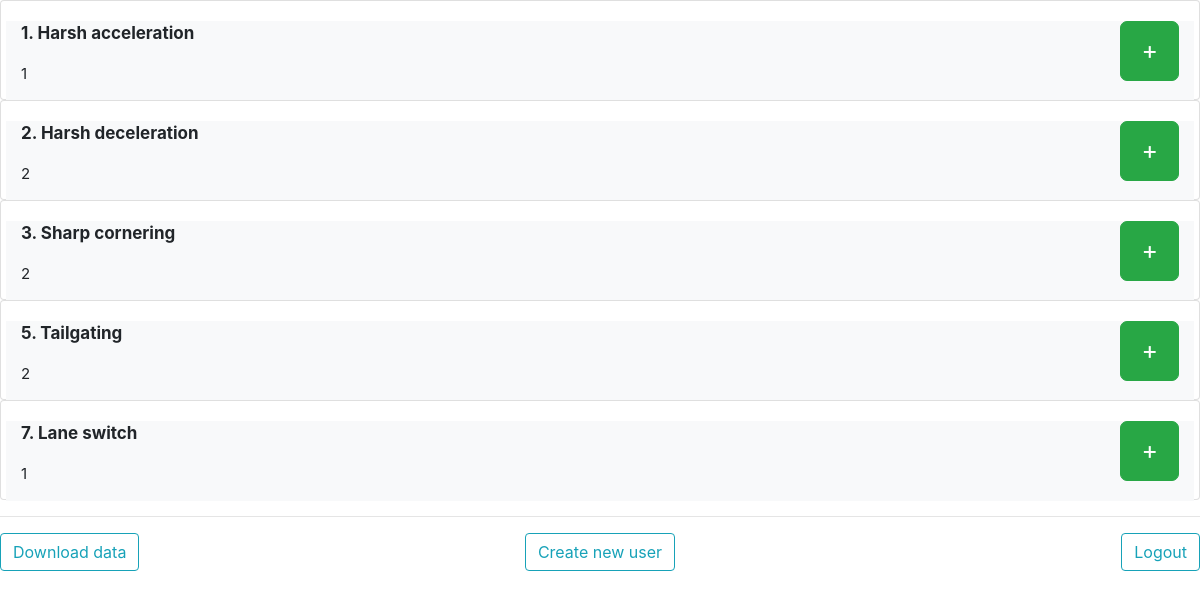
The app's page /counter/caroline (signed in) with its own data.
### main.py (models this page shows)
class Counter(db.Model):
    __tablename__ = "counter"
    id = db.Column(db.Integer, primary_key=True)
    label_no = db.Column(db.Integer)
    label_desc = db.Column(db.String(200))
    count_val = db.Column(db.Integer)
    date = db.Column(db.Date, default=date.today)
    timestamp = db.Column(db.Float)
    username = db.Column(db.String(100))

### main.py (the view, shortened to what this page needs)
@server.route('/counter/<username>', methods=['GET', 'POST'])
@login_required
def counter(username):
    subquery = db.session.query(Counter.label_no, Counter.label_desc, Counter.count_val, func.max(Counter.count_val), Counter.date).group_by(Counter.label_no, Counter.username).having(Counter.username == username).subquery()
    counters = db.session.query(subquery).all()
    return render_template('counter.html', counters=counters, username=username)

### main.py (called while the page is built)
@login_manager.user_loader
def load_user(user_id):
    return User.query.get(int(user_id))

### templates/counter.html (shortened to what this page needs)
{% extends "base.html" %}
{% block content %}
{% for counter in counters %}
    <div class="card" style="padding: 0; height: 100px">
      <div class="card-body">
        <div class="row">
          <div class="col-7 bg-light text-left">
            <p class="title" style="font-weight: bold; font-size: 17px">{{ counter.label_desc }}</p>
            <p class="subtitle" style="font-size: 15px; " id="counter-{{ counter.label_no }}">{{ counter.count_val }}</p>
          </div>
          <div class="col-5 bg-light text-right">
            <button onmousedown="startUpdatingCounter('{{ counter.label_no }}', '{{ username }}', 'add')" onmouseup="stopUpdatingCounter()" onmouseleave="stopUpdatingCounter()" class="btn btn-success btn-xl">+</button>
          </div>
        </div>
      </div>
    </div>
{% endfor %}
<hr>
<div class="row">
  {% if current_user.id in [1, 2]: %}
  <div class="col-4 text-left">
    <a type="button" href="{{ url_for('download_counter', date_to_get='all')}}" class="btn btn-outline-info">Download data</a>
  </div>
  <div class="col-4 text-center">
    <a type="button" href="{{ url_for('register')}}" class="btn btn-outline-info">Create new user</a>
  </div>
  <div class="col-4 text-right">
    <a type="button" href="{{ url_for('logout')}}" class="btn btn-outline-info">Logout</a>
  </div>
  {% else %}
  <div class="col-11 text-right">
    <a type="button" href="{{ url_for('logout')}}" class="btn btn-outline-info">Logout</a>
  </div>
  {% endif %}
</div>
{% endblock %}

### templates/base.html (shortened to what this page needs)
<!DOCTYPE html>
<html>
<head>
    <link rel="stylesheet" href="https://stackpath.bootstrapcdn.com/bootstrap/4.5.2/css/bootstrap.min.css">
    <link rel="stylesheet" href="{{ url_for('static', filename='./css/styles.css')}}">
</head>
<body>
       {% block content %}
       {% endblock %}
</body>
</html>

### static/css/styles.css (style rules this page uses)
.btn-xl { padding: 10px 20px; font-size: 25px; border-radius: 7px; }

### records on screen
Counter: label_desc "2. Harsh deceleration", count_val "2"
Counter: label_desc "3. Sharp cornering", count_val "2"
Counter: label_desc "5. Tailgating", count_val "2"

### other values on screen
{{ counter.label_desc }} "1. Harsh acceleration" "7. Lane switch"
{{ counter.count_val }} "1" "1"
